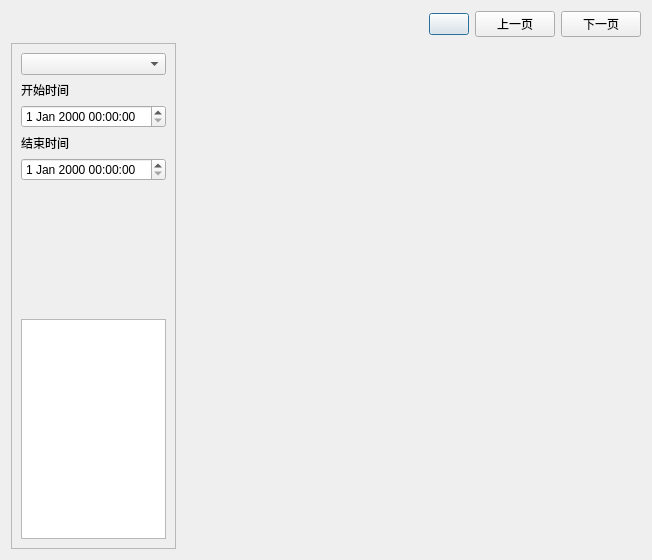
<?xml version="1.0" encoding="UTF-8"?>
<ui version="4.0">
 <class>w_rpt_report_frame</class>
 <widget class="QDialog" name="w_rpt_report_frame">
  <property name="geometry">
   <rect>
    <x>0</x>
    <y>0</y>
    <width>652</width>
    <height>560</height>
   </rect>
  </property>
  <property name="windowTitle">
   <string>Dialog</string>
  </property>
  <layout class="QVBoxLayout" name="verticalLayout">
   <item>
    <layout class="QHBoxLayout" name="horizontalLayout_2">
     <item>
      <widget class="lds_toolbar" name="widget"/>
     </item>
     <item>
      <spacer name="horizontalSpacer">
       <property name="orientation">
        <enum>Qt::Horizontal</enum>
       </property>
       <property name="sizeHint" stdset="0">
        <size>
         <width>40</width>
         <height>20</height>
        </size>
       </property>
      </spacer>
     </item>
     <item>
      <widget class="w_rpt_report_frame_btn_pageindex" name="pushButton_step">
       <property name="text">
        <string/>
       </property>
       <property name="outer_stylesheet" stdset="0">
        <string>pushbutton</string>
       </property>
      </widget>
     </item>
     <item>
      <widget class="lds_toolbar_button" name="pushButton_up">
       <property name="text">
        <string>上一页</string>
       </property>
       <property name="outer_stylesheet" stdset="0">
        <string>pushbutton</string>
       </property>
      </widget>
     </item>
     <item>
      <widget class="lds_toolbar_button" name="pushButton_down">
       <property name="text">
        <string>下一页</string>
       </property>
       <property name="outer_stylesheet" stdset="0">
        <string>pushbutton</string>
       </property>
      </widget>
     </item>
    </layout>
   </item>
   <item>
    <layout class="QHBoxLayout" name="horizontalLayout" stretch="0,1">
     <item>
      <widget class="QFrame" name="frame">
       <property name="frameShape">
        <enum>QFrame::StyledPanel</enum>
       </property>
       <property name="frameShadow">
        <enum>QFrame::Raised</enum>
       </property>
       <property name="outer_stylesheet" stdset="0">
        <string>frame_back_round</string>
       </property>
       <layout class="QVBoxLayout" name="verticalLayout_2" stretch="0,0,0,0,0,0,0,0">
        <item>
         <widget class="lds_ComboBox" name="comboBox"/>
        </item>
        <item>
         <widget class="QLabel" name="label">
          <property name="text">
           <string>开始时间</string>
          </property>
         </widget>
        </item>
        <item>
         <widget class="lds_datetimeEdit" name="dateTimeEdit"/>
        </item>
        <item>
         <widget class="QLabel" name="label_2">
          <property name="text">
           <string>结束时间</string>
          </property>
         </widget>
        </item>
        <item>
         <widget class="lds_datetimeEdit" name="dateTimeEdit_2"/>
        </item>
        <item>
         <widget class="QFrame" name="frame_other">
          <property name="frameShape">
           <enum>QFrame::NoFrame</enum>
          </property>
          <property name="frameShadow">
           <enum>QFrame::Raised</enum>
          </property>
         </widget>
        </item>
        <item>
         <spacer name="verticalSpacer">
          <property name="orientation">
           <enum>Qt::Vertical</enum>
          </property>
          <property name="sizeHint" stdset="0">
           <size>
            <width>20</width>
            <height>40</height>
           </size>
          </property>
         </spacer>
        </item>
        <item>
         <widget class="lds_tableView" name="tableView_sum">
          <property name="sizePolicy">
           <sizepolicy hsizetype="Ignored" vsizetype="Expanding">
            <horstretch>0</horstretch>
            <verstretch>0</verstretch>
           </sizepolicy>
          </property>
          <property name="minimumSize">
           <size>
            <width>0</width>
            <height>220</height>
           </size>
          </property>
         </widget>
        </item>
       </layout>
      </widget>
     </item>
     <item>
      <widget class="QStackedWidget" name="stackedWidget">
       <property name="currentIndex">
        <number>-1</number>
       </property>
      </widget>
     </item>
    </layout>
   </item>
  </layout>
 </widget>
 <customwidgets>
  <customwidget>
   <class>lds_toolbar_button</class>
   <extends>QPushButton</extends>
   <header>lds_toolbar_button.h</header>
  </customwidget>
  <customwidget>
   <class>lds_ComboBox</class>
   <extends>QComboBox</extends>
   <header>lds_combobox.h</header>
  </customwidget>
  <customwidget>
   <class>lds_tableView</class>
   <extends>QTableView</extends>
   <header>lds_tableview.h</header>
  </customwidget>
  <customwidget>
   <class>lds_toolbar</class>
   <extends>QFrame</extends>
   <header>lds_toolbar.h</header>
   <container>1</container>
  </customwidget>
  <customwidget>
   <class>lds_datetimeEdit</class>
   <extends>QDateTimeEdit</extends>
   <header>lds_datetimeedit.h</header>
  </customwidget>
  <customwidget>
   <class>w_rpt_report_frame_btn_pageindex</class>
   <extends>QPushButton</extends>
   <header>w_rpt_report_frame_btn_pageindex.h</header>
  </customwidget>
 </customwidgets>
 <resources/>
 <connections/>
</ui>
